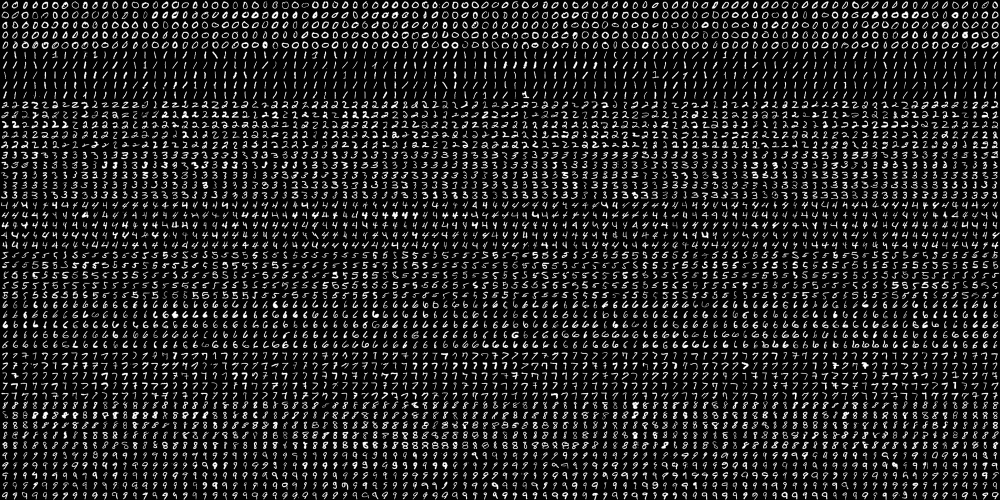
#> input picture digits.png, 2000 x 1000 px (shown at 1/2 size)
$ jupyter execute --allow-errors 'Handwritten Digit Recognition.ipynb'
#> lines starting #> are read from the running program, lines starting #| are printed output that depends on the picture; after the words box and inside, x2 and y2 are one past the last pixel; in counts of white or black regions, pixels touching at a corner belong together
#  Training and Data Perp

[cell 1]
import cv2
import numpy as np

image = cv2.imread('digits.png')
#> image is the input picture: shape (1000, 2000, 3); min 0, max 255, mean 33.8
gray = cv2.cvtColor(image, cv2.COLOR_BGR2GRAY)
small = cv2.pyrDown(image)
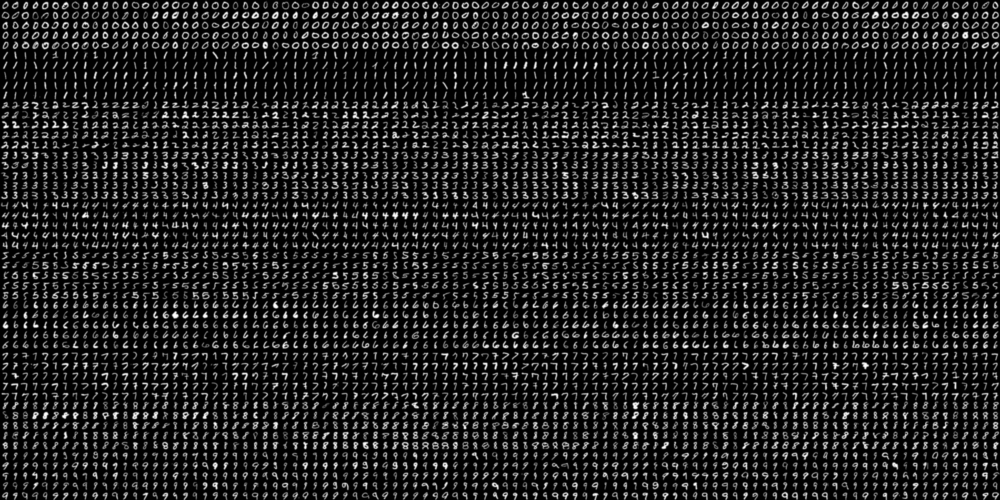
#> small: shape (500, 1000, 3); min 0, max 253, mean 33.8
cv2.imshow('Digit Image', small)
cv2.waitKey(0)
cv2.destroyAllWindows()

cells = [np.hsplit(row,100) for row in np.vsplit(gray,50)]
#> cells = 50 items

#Converting List data type to numpy array
x = np.array(cells)
print("The shape of our cells array: "+ str(x.shape))
#| The shape of our cells array: (50, 100, 20, 20)

train = x[:,:70].reshape(-1,400).astype(np.float32)
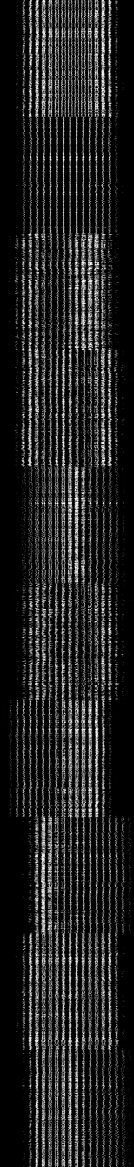
#> train: shape (3500, 400) float32 (shown at 1/3 size); min 0, max 255, mean 33.8
test = x[:,70:100].reshape(-1,400).astype(np.float32)
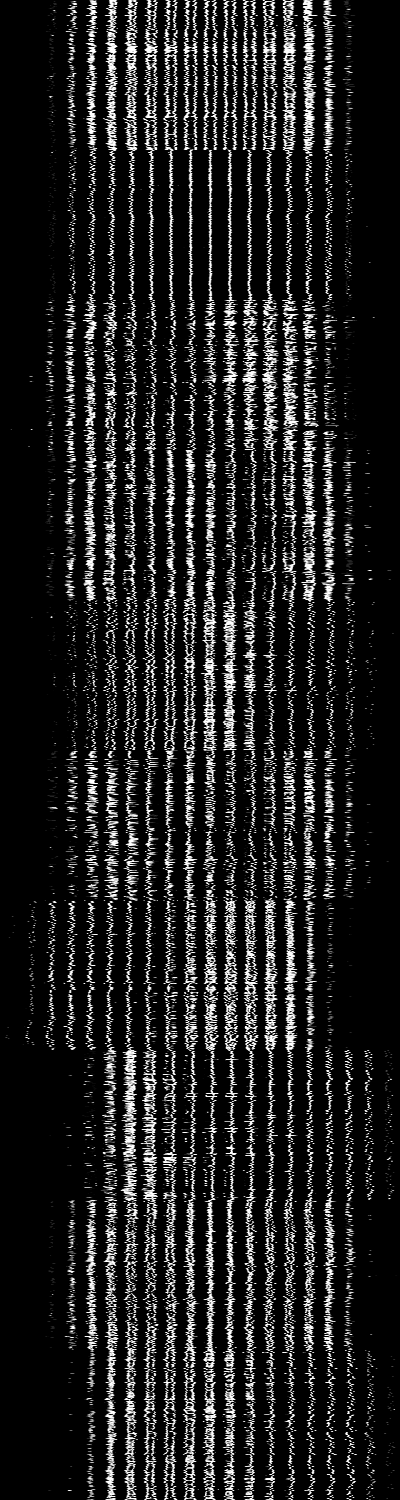
#> test: shape (1500, 400) float32; min 0, max 255, mean 33.8

#Creating lables for train and test data
k = [0,1,2,3,4,5,6,7,8,9]

train_lables = np.repeat(k,350)[:, np.newaxis]
test_lables = np.repeat(k,150)[:, np.newaxis]

knn = cv2.ml.KNearest_create()
knn.train(train, cv2.ml.ROW_SAMPLE, train_lables)
ret, result, neighbors, distance = knn.findNearest(test, k=3)
#> ret = 0; result = 1500 values, max 9 at index 546, min 0 at index 0, mean 4.46; neighbors = 1500 rows, first 8: [0, 0, 0], [0, 0, 0], [0, 0, 0], [0, 0, 0], [0, 0, 0], [0, 0, 0], [0, 0, 0], [0, 0, 0]; distance = 1500 rows, first 8: [771799, 787246, 821341], [916008, 1053323, 1083589], [452262, 472470, 523199], [699510, 717288, 728714], [506154, 571763, 631203], [630256, 699302, 711550], [688307, 697413, 722577], [629131, 681500, 744434]

matches = result == test_lables
correct = np.count_nonzero(matches)
#> correct = 1402
accuracy = correct*(100.0/result.size)
#> accuracy = 93.47
print("Accuracy is = %.2f" % accuracy +"%")
#| Accuracy is = 93.47%

[cell 2]
import numpy as np
import cv2

def x_cord_contour(contour):
    if cv2.contourArea(contour) > 10:
        M = cv2.moments(contour)
        return (int(M['m10']/M['m00']))


# [51 lines left out: functions makeSquare, resize_to_pixel, not called in this run]

[cell 3]
import numpy as np
import cv2

image = cv2.imread('digits1.png')
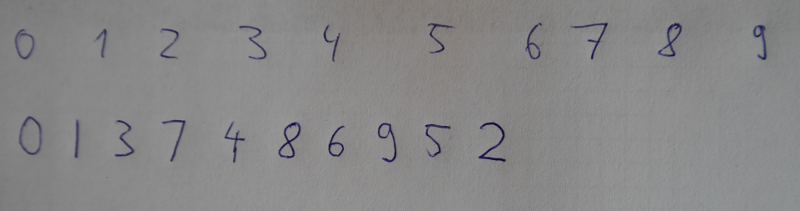
#> input picture digits1.png, 800 x 211 px
#> image is the input picture: shape (211, 800, 3); mean B, G, R 136, 135.4, 136
gray = cv2.cvtColor(image, cv2.COLOR_BGR2GRAY)
#> gray: shape (211, 800)
cv2.imshow("image", image)
cv2.imshow("gray", gray)
cv2.waitKey(0)

blurred = cv2.GaussianBlur(gray, (5,5), 0)
cv2.imshow("blurred", blurred)
cv2.waitKey(0)

edged = cv2.Canny(blurred, 30, 150)
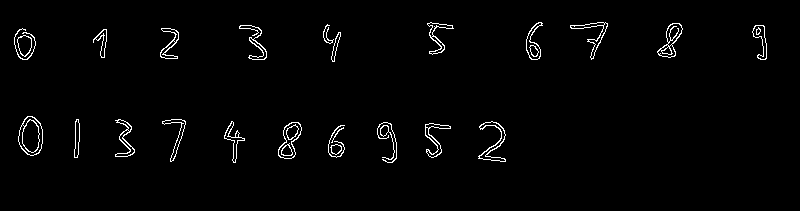
#> edged: shape (211, 800); 1.9% white in thin lines or dots, all inside (x1, y1, x2, y2) = (14, 22, 767, 163)
cv2.imshow("edged", edged)
cv2.waitKey(0)


contours = cv2.findContours(edged.copy(), cv2.RETR_EXTERNAL, cv2.CHAIN_APPROX_SIMPLE)
#> contours = 25 contours, 4 with area under 20; largest, box (x1, y1, x2, y2) and area: (18, 116, 43, 156) 731, (278, 122, 302, 159) 494, (657, 23, 683, 58) 408, (478, 121, 506, 162) 298, (526, 22, 543, 60) 281

#> (the rest of this cell did not finish here and is left out)
